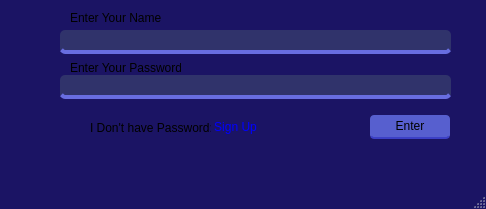
<?xml version="1.0" encoding="UTF-8"?>
<ui version="4.0">
 <class>MainWindow</class>
 <widget class="QMainWindow" name="MainWindow">
  <property name="geometry">
   <rect>
    <x>0</x>
    <y>0</y>
    <width>486</width>
    <height>209</height>
   </rect>
  </property>
  <property name="windowTitle">
   <string>MainWindow</string>
  </property>
  <property name="styleSheet">
   <string notr="true">QMainWindow
{

	Background-color:#1B1464;

}</string>
  </property>
  <widget class="QWidget" name="centralwidget">
   <widget class="QPushButton" name="SignUp_Button">
    <property name="geometry">
     <rect>
      <x>210</x>
      <y>115</y>
      <width>51</width>
      <height>24</height>
     </rect>
    </property>
    <property name="styleSheet">
     <string notr="true">QPushButton
{
	border: none;
	color: Blue
}
QPushButton::Hover
{
	
	color: Grey;
}
QPushButton::pressed
{
	border: none;
	color: Blue
}</string>
    </property>
    <property name="text">
     <string>Sign Up</string>
    </property>
   </widget>
   <widget class="QPushButton" name="EnterButton">
    <property name="geometry">
     <rect>
      <x>370</x>
      <y>115</y>
      <width>80</width>
      <height>24</height>
     </rect>
    </property>
    <property name="styleSheet">
     <string notr="true">QPushButton
{

	background-color: #575fcf;
	border-bottom: 2px solid #3c40c6;
	
	border-radius: 4px;
}
QPushButton::Hover
{
	background-color : #3c40c6;
	border-bottom: 2px solid #575fcf;
	
	border-radius: 4px;
}
QPushButton::pressed
{
	background-color: #575fcf;
	border-bottom: 2px solid #3c40c6;
	
	border-radius: 4px;
}
</string>
    </property>
    <property name="text">
     <string>Enter</string>
    </property>
   </widget>
   <widget class="QLineEdit" name="EnterPassword">
    <property name="geometry">
     <rect>
      <x>60</x>
      <y>75</y>
      <width>391</width>
      <height>24</height>
     </rect>
    </property>
    <property name="styleSheet">
     <string notr="true">QLineEdit
{
	
	background-color: #30336b;
	border-bottom: 4px solid #686de0;
	
	border-radius: 5px;
	
}
QLineEdit::Focus
{
	background-color: #130f40;
	border-bottom: 4px solid #4834d4;
	
	border-radius: 5px;
	color: #95afc0;
}
QLineEdit::Hover
{
	background-color: #130f40;
	border-bottom: 4px solid #4834d4;
	
	border-radius: 5px;
}</string>
    </property>
   </widget>
   <widget class="QLabel" name="SignUp_Label">
    <property name="geometry">
     <rect>
      <x>90</x>
      <y>120</y>
      <width>121</width>
      <height>16</height>
     </rect>
    </property>
    <property name="text">
     <string>I Don't have Password: </string>
    </property>
   </widget>
   <widget class="QLineEdit" name="EnterUsername">
    <property name="geometry">
     <rect>
      <x>60</x>
      <y>30</y>
      <width>391</width>
      <height>24</height>
     </rect>
    </property>
    <property name="styleSheet">
     <string notr="true">QLineEdit
{
	
	background-color: #30336b;
	border-bottom: 4px solid #686de0;
	
	border-radius: 5px;
	
}
QLineEdit::Focus
{
	background-color: #130f40;
	border-bottom: 4px solid #4834d4;
	
	border-radius: 5px;
	color: #95afc0;
}
QLineEdit::Hover
{
	background-color: #130f40;
	border-bottom: 4px solid #4834d4;
	
	border-radius: 5px;
}</string>
    </property>
   </widget>
   <widget class="QLabel" name="PassLabel">
    <property name="geometry">
     <rect>
      <x>70</x>
      <y>60</y>
      <width>111</width>
      <height>16</height>
     </rect>
    </property>
    <property name="text">
     <string>Enter Your Password</string>
    </property>
   </widget>
   <widget class="QLabel" name="UNameLabel">
    <property name="geometry">
     <rect>
      <x>70</x>
      <y>10</y>
      <width>111</width>
      <height>16</height>
     </rect>
    </property>
    <property name="text">
     <string>Enter Your Name</string>
    </property>
   </widget>
   <widget class="QLabel" name="WarningText">
    <property name="geometry">
     <rect>
      <x>210</x>
      <y>0</y>
      <width>231</width>
      <height>16</height>
     </rect>
    </property>
    <property name="text">
     <string/>
    </property>
   </widget>
  </widget>
  <widget class="QMenuBar" name="menubar">
   <property name="geometry">
    <rect>
     <x>0</x>
     <y>0</y>
     <width>486</width>
     <height>21</height>
    </rect>
   </property>
  </widget>
  <widget class="QStatusBar" name="statusbar"/>
 </widget>
 <resources/>
 <connections/>
</ui>
